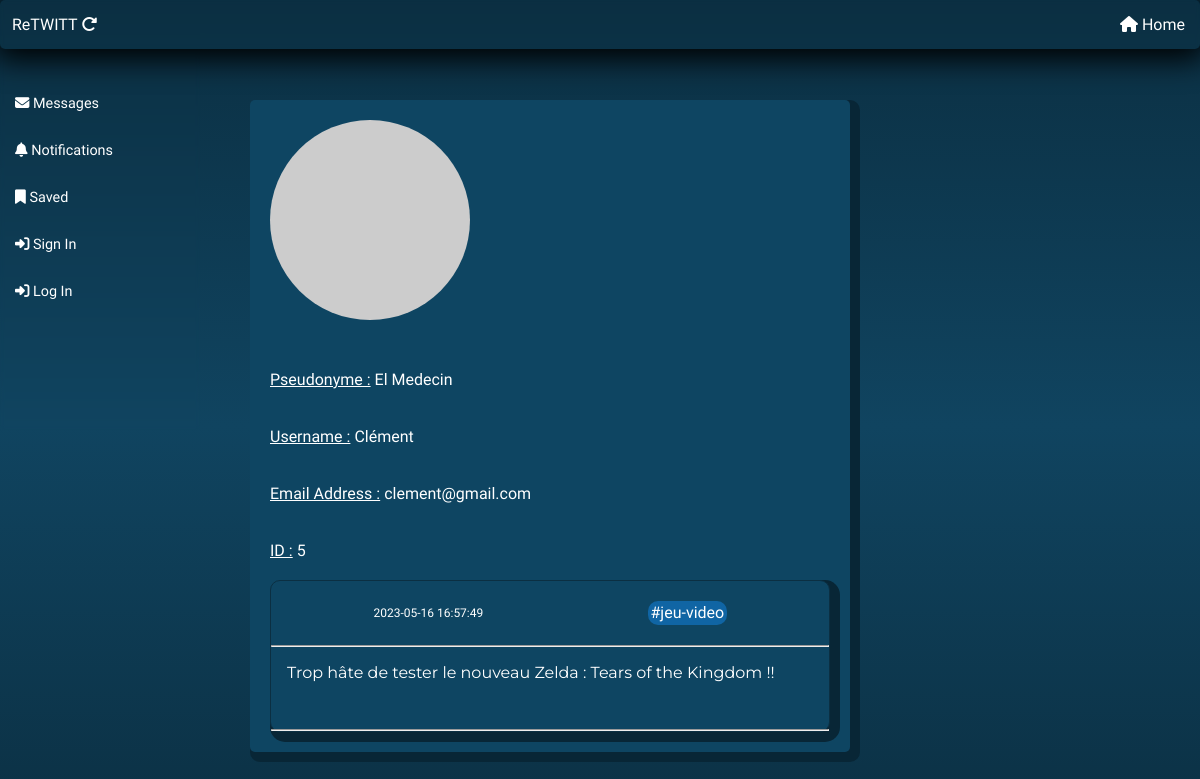
Screenshot of /profile.php?id_user=5 with the database file from the repository.
### tables this page shows
CREATE TABLE `user` (
  `user_id` int NOT NULL,
  `pseudo` varchar(100) NOT NULL,
  `nom` varchar(100) NOT NULL,
  `mail` varchar(100) NOT NULL,
  `mdp` varchar(100) NOT NULL,
  `img` text NOT NULL
);

CREATE TABLE `twitts` (
  `id` int NOT NULL,
  `content` text NOT NULL,
  `media` varchar(100) NOT NULL,
  `tag` varchar(20) NOT NULL,
  `date` datetime NOT NULL DEFAULT CURRENT_TIMESTAMP,
  `userid` int NOT NULL
);

### profile.php (the view, shortened to what this page needs)
<?php
require 'database_interactions/database.php';
$requete = $database->prepare("SELECT * FROM user WHERE user_id=:user_id");
$requete->execute(
    [
        "user_id"=>$_GET['id_user']
    ]
);
$user_info = $requete->fetchAll(PDO::FETCH_ASSOC);
$requestTwitt = $database->prepare("SELECT * FROM twitts WHERE userid=:userid ORDER BY date DESC");
$requestTwitt->execute(
    [
        "userid"=>$_GET['id_user']
    ]
    );
$twitts = $requestTwitt->fetchAll(PDO::FETCH_ASSOC);
?>
<!DOCTYPE html>
<html lang="fr">
<head>
    <?php require "templates/style.php" ?>
</head>
<body>
    <?php require "templates/navbars.php"; ?>
    <div class="profile-card-user">
        <img class="avatar" src="<?= $user_info[0]['img'] ?>" alt="Avatar">
        <div class="infos">
            <p>
                <u>Pseudonyme :</u> <?= $user_info[0]['pseudo'] ?>
                <br><br><br>
                <u>Username :</u> <?= $user_info[0]['nom'] ?>
                <br><br><br>
                <u>Email Address :</u> <?= $user_info[0]['mail'] ?>
                <br><br><br>
                <u>ID :</u> <?= $user_info[0]['user_id'] ?>
            </p>
        </div>
        <div class="user-posts">
            <?php foreach ($twitts as $twitt) { ?>
                <div class="user-post <?= $twitt['tag'] ?>">
                    <div class="up-post">
                        <div class="date-publication"><?= $twitt['date'] ?></div>
                        <div class="tag <?= $twitt['tag'] ?>">#<?= $twitt['tag'] ?></div>
                    </div>
                    <hr>
                    <div class="post-content"><?= $twitt['content'] ?></div>
                    <hr>
                </div>
            <?php } ?>
        </div>
    </div>
</body>
</html>

### css/components/posts.css (style rules this page uses)
.jeu-video { background-color: #1065A4; border-radius: 10px; }
.up-post { margin: auto; padding: 20px; display: flex; justify-content: start; flex-wrap: wrap; }
hr { color: #1A78AC; }
.date-publication { margin: auto; font-size: 12px; }
.tag { margin: auto; padding: 0.2vw; height: 1%; display: inline; border-radius: 10px; }
.post-content { min-height: 50px; text-align: left; margin: 16px; font-family: var(--secondary-font-family) }

### css/components/profile.css (style rules this page uses)
.profile-card-user { margin: auto; margin-top: 100px; margin-bottom: 100px; display: flex; flex-direction: column; flex-wrap: wrap; padding: 20px; width: 50vw; background-color: var(--main-card-color); box-shadow: var(--main-shadow); border-radius: 5px; }
.avatar { width: 200px; height: 200px; border-radius: 50%; }
.infos { margin-top: 50px; display: flex; flex-direction: column; }
.profile-card-user p { width: 100%; }
.user-post { background-color: var(--main-card-color); box-shadow: var(--main-shadow); border: 1px solid var(--main-color-bg); margin-top: 20px; }

### css/components/global.css (style rules this page uses)
* { box-sizing: border-box; margin: 0; padding: 0; --main-color-bg: rgb(11, 47, 66); --main-card-color: #0e4562; --main-text-color: white; --main-font-family: 'Farro'; --secondary-font-family: 'Montserrat', 'sans-serif'; --main-btn-color-before: #04121a; --main-btn-color-after: #0b8cd6; --main-shadow: 5px 5px 0px 5px #082636; }
body { display: grid; grid-template-columns: 250px 50vw auto; font-family: var(--main-font-family); color: white; background: linear-gradient(var(--main-color-bg) 0%, #104460 50%, var(--main-color-bg) 100%); }

### rows the page displays
user: pseudo "El Medecin", nom "Clément", mail "clement@gmail.com", user_id "5"
twitts: date "2023-05-16 16:57:49", tag "jeu-video", content "Trop hâte de tester le nouveau Zelda : Tears of the Kingdom !!"
